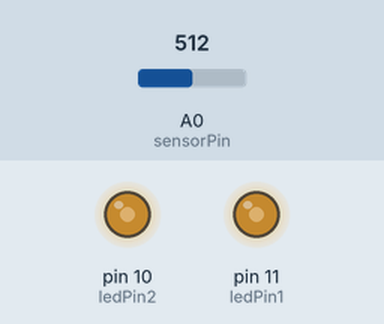
Recording of a sketch running on a simulated Arduino Uno, built with avr-gcc and run on an emulated ATmega328P. On the bench: output pins drawn as LEDs (lit = HIGH). The inputs (shaded band) are chosen by the test bench; at power-on: A0 (sensorPin) = 512.

Above: at 1.2 s.
1.3 s: A0 (sensorPin) set to 716
At 2.5 s:
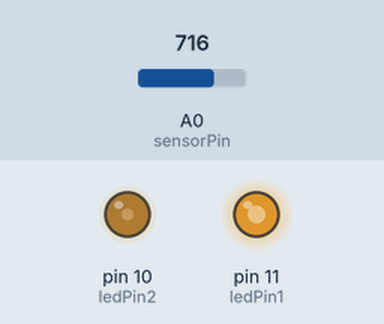
2.8 s: A0 (sensorPin) set to 900
At 3.7 s:
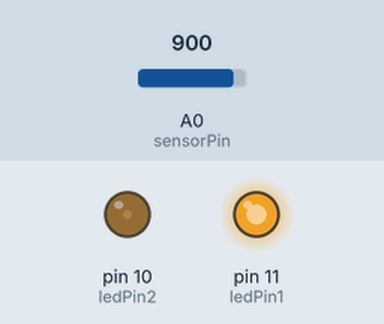
4.3 s: A0 (sensorPin) set to 1023
At 4.8 s:
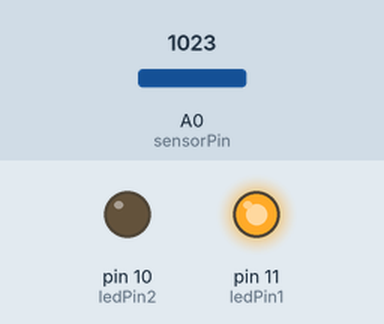
5.8 s: A0 (sensorPin) set to 306
At 7.0 s:
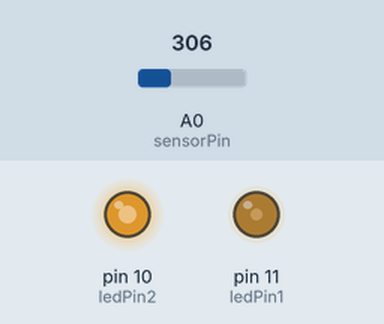
7.3 s: A0 (sensorPin) set to 122
At 8.3 s:
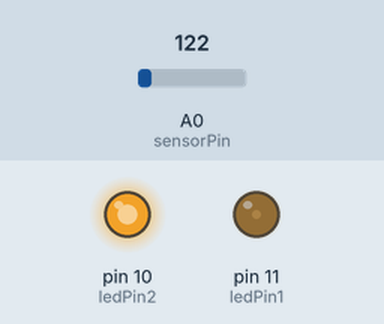
8.8 s: A0 (sensorPin) set to 511
At 9.5 s:
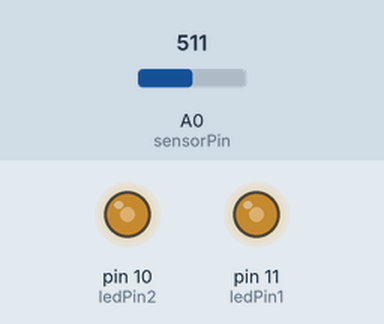
Timing chart, 0 to 11.3 s (numbered marks = the images above; inputs shaded):
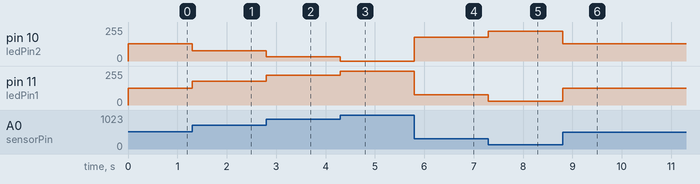

The sketch:

10C_Mapping.ino
```cpp
int sensorPin = 0;
int ledPin1 = 11;
int ledPin2 = 10;

void setup() {
  pinMode(ledPin1, OUTPUT);
  pinMode(ledPin2, OUTPUT);
}

void loop() {
  int sensorValue = analogRead(sensorPin);
  sensorValue = map(sensorValue, 0, 1023, 0, 255);
  analogWrite(ledPin1, sensorValue);
  analogWrite(ledPin2, 255 - sensorValue);
}
```

Measured:
- after the input at 1.3 s, pin 10 (ledPin2): 128/255 → 77/255 at once; pin 11 (ledPin1): 127/255 → 178/255 at once
- after the input at 2.8 s, pin 10 (ledPin2): 77/255 → 31/255 at once; pin 11 (ledPin1): 178/255 → 224/255 at once
- after the input at 4.3 s, pin 10 (ledPin2): 31/255 → 0/255 at once; pin 11 (ledPin1): 224/255 → 255/255 at once
- after the input at 5.8 s, pin 10 (ledPin2): 0/255 → 179/255 at once; pin 11 (ledPin1): 255/255 → 76/255 at once
- after the input at 7.3 s, pin 10 (ledPin2): 179/255 → 225/255 at once; pin 11 (ledPin1): 76/255 → 30/255 at once
- after the input at 8.8 s, pin 10 (ledPin2): 225/255 → 128/255 at once; pin 11 (ledPin1): 30/255 → 127/255 at once
